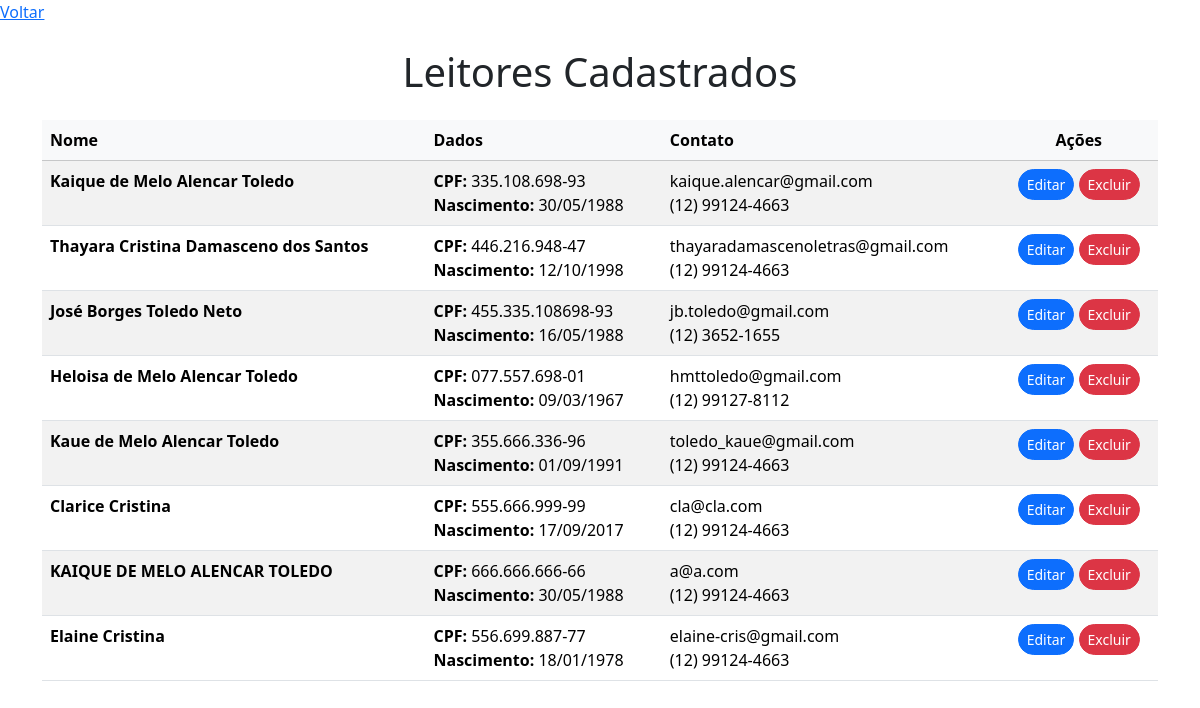
Before: /leitores with the older database file.
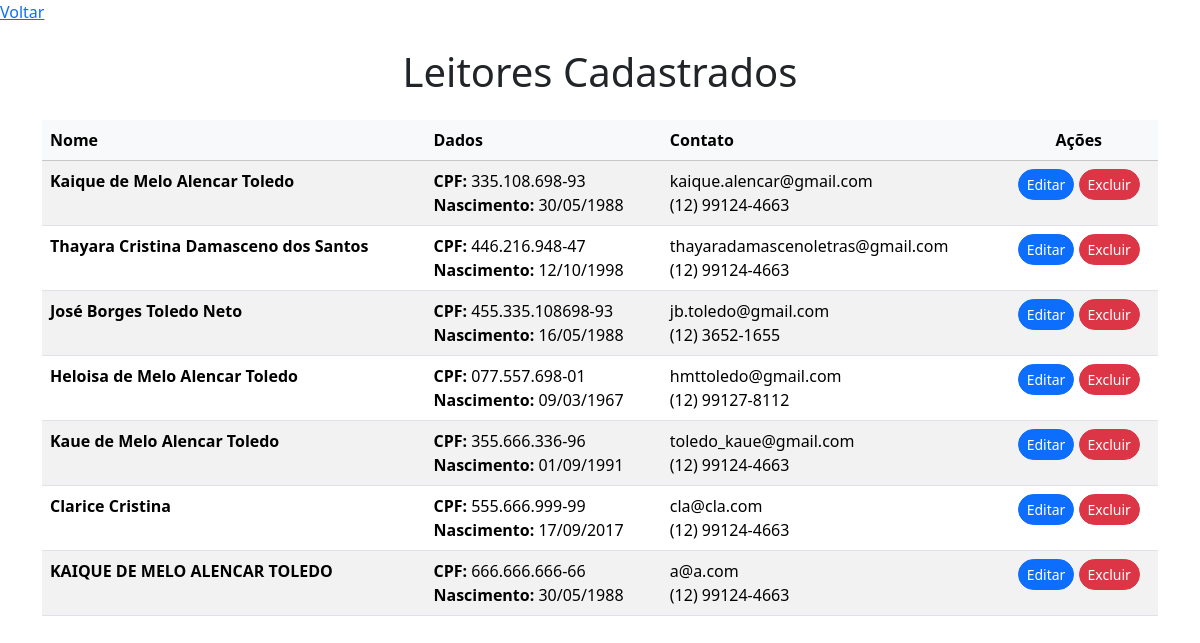
After: the same page with the newer database file.
### app/models/reader.py (models this page shows, shortened)
class Reader(db.Model):
    __tablename__ = "reader"
    id = db.Column(db.Integer, primary_key=True)
    nome = db.Column(db.String(255), nullable=False)
    cpf  = db.Column(db.String(14), unique=True, nullable=False, index=True)
    data_nascimento = db.Column(db.Date, nullable=False)
    email = db.Column(db.String(120), nullable=False)
    telefone = db.Column(db.String(15), nullable=False)
    cep = db.Column(db.String(10), nullable=False)
    logradouro = db.Column(db.String(255), nullable=False)
    bairro = db.Column(db.String(180), nullable=False)
    cidade = db.Column(db.String(180), nullable=False)
    uf = db.Column(db.String(2), nullable=False)
    numero_endereco = db.Column(db.String(15), nullable=False)
    numero_matricula = db.Column(db.Integer, unique=True, nullable=False, index=True)
    limite_emprestimo = db.Column(db.Integer, nullable=True, default=3)
    emprestimos_ativos = db.Column(db.Integer, default=0)
    observacao = db.Column(db.Text, nullable=True)
    data_cadastro = db.Column(db.DateTime, nullable=False, default=datetime.utcnow)
    data_atualizacao = db.Column(db.DateTime, default=datetime.utcnow, onupdate=datetime.utcnow)
    ultimo_emprestimo = db.Column(db.DateTime, nullable=True)
    responsavel = db.Column(db.String(255), nullable=True)
    telefone_responsavel = db.Column(db.String(15), nullable=True)
    obs_interna = db.Column(db.Text, nullable=True)
    status = db.Column(db.String(20), nullable=False, default="ativo")
    foto = db.Column(db.String(255), nullable=True)

### app/leitores/routes.py (the view)
@reader_bp.route("/leitores", methods=["GET"])
def listar_leitores():
    leitores = ReaderService.get_all()
    return render_template("leitor/lista_leitores.html", leitores=leitores)

### app/leitores/service.py (called while the page is built)
    @staticmethod
    def get_all():
        return Reader.query.all()

### app/templates/leitor/lista_leitores.html (shortened to what this page needs)
{% extends "base/_base.html" %}
{% set show_back_button = True %}
{% block css_page %}
<link href="https://cdn.jsdelivr.net/npm/bootstrap@5.3.3/dist/css/bootstrap.min.css" rel="stylesheet">
{% endblock %}
{% block content %}
<section class="container mt-4">
  <h1 class="mb-4" style="text-align: center;">Leitores Cadastrados</h1>
  <div class="table-responsive">
    <table class="table table-striped table-hover">
      <thead class="table-light">
        <tr>
          <th>Nome</th>
          <th>Dados</th>
          <th>Contato</th>
          <th class="text-center">Ações</th>
        </tr>
      </thead>
      <tbody>
        {% for leitor in leitores %}
        <tr>
          <td class="fw-semibold">
            {{ leitor.nome }}
          </td>
          <td>
            <div><strong>CPF:</strong> {{ leitor.cpf }}</div>
            <div><strong>Nascimento:</strong>
              {{ leitor.data_nascimento.strftime('%d/%m/%Y') }}
            </div>
          </td>
          <td>
            <div>{{ leitor.email }}</div>
            {% if leitor.telefone %}
            <div>{{ leitor.telefone }}</div>
            {% endif %}
          </td>
          <td class="text-center">
            <a href="{{ url_for('leitores.editar_leitor', id=leitor.id) }}"
               class="btn btn-sm btn-primary rounded-pill">
              Editar
            </a>
            <form action="{{ url_for('leitores.deletar_leitor', id=leitor.id) }}"
                  method="post"
                  class="d-inline">
              <button type="submit"
                      class="btn btn-sm btn-danger rounded-pill"
                      onclick="return confirm('Deseja realmente excluir este leitor?')">
                Excluir
              </button>
            </form>
          </td>
        </tr>
        {% endfor %}
      </tbody>
    </table>
  </div>
</section>
{% endblock %}

### app/templates/base/_base.html (shortened to what this page needs)
<!doctype html>
<html lang="pt-BR">
<head>
  {% block css_page %}{% endblock %}
  <link rel="stylesheet" href="{{ url_for('static', filename='css/flash.css') }}">
</head>
<body class="{% block body_class %}{% endblock %}">
  {% if show_back_button %}
    <a href="{{ url_for('main.index') }}" class="btn-voltar-canto">Voltar</a>
  {% endif %}
  {% block content %}{% endblock %}
</body>
</html>

Changed rows visible on the page:
removed Reader: nome "Elaine Cristina", cpf "556.699.887-77", data_nascimento "18/01/1978", email "elaine-cris@gmail.com", telefone "(12) 99124-4663"
